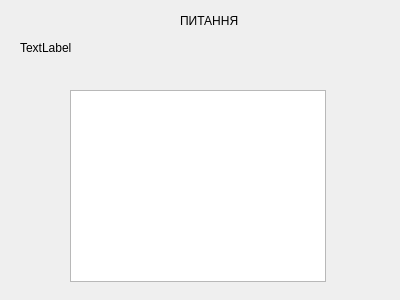
<?xml version="1.0" encoding="UTF-8"?>
<ui version="4.0">
 <class>QuestionForm</class>
 <widget class="QDialog" name="QuestionForm">
  <property name="geometry">
   <rect>
    <x>0</x>
    <y>0</y>
    <width>400</width>
    <height>300</height>
   </rect>
  </property>
  <property name="windowTitle">
   <string>Dialog</string>
  </property>
  <widget class="QListWidget" name="VariantsListWidget">
   <property name="geometry">
    <rect>
     <x>70</x>
     <y>90</y>
     <width>256</width>
     <height>192</height>
    </rect>
   </property>
  </widget>
  <widget class="QLabel" name="label">
   <property name="geometry">
    <rect>
     <x>180</x>
     <y>10</y>
     <width>81</width>
     <height>21</height>
    </rect>
   </property>
   <property name="text">
    <string>ПИТАННЯ</string>
   </property>
  </widget>
  <widget class="QLabel" name="questionTextLabel">
   <property name="geometry">
    <rect>
     <x>20</x>
     <y>40</y>
     <width>351</width>
     <height>16</height>
    </rect>
   </property>
   <property name="text">
    <string>TextLabel</string>
   </property>
  </widget>
 </widget>
 <resources/>
 <connections/>
</ui>
